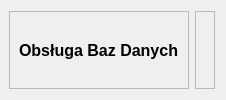
        <widget class="QWidget" name="header" native="true">
         <layout class="QHBoxLayout" name="horizontalLayout_4">
          <property name="leftMargin">
           <number>9</number>
          </property>
          <item alignment="Qt::AlignLeft">
           <widget class="QFrame" name="frame_3">
            <property name="frameShape">
             <enum>QFrame::StyledPanel</enum>
            </property>
            <property name="frameShadow">
             <enum>QFrame::Raised</enum>
            </property>
            <layout class="QHBoxLayout" name="horizontalLayout_5">
             <item>
              <widget class="QLabel" name="label">
               <property name="font">
                <font>
                 <pointsize>12</pointsize>
                 <bold>true</bold>
                </font>
               </property>
               <property name="text">
                <string>Obsługa Baz Danych</string>
               </property>
              </widget>
             </item>
            </layout>
           </widget>
          </item>
          <item>
           <widget class="QFrame" name="frame_5">
            <property name="frameShape">
             <enum>QFrame::StyledPanel</enum>
            </property>
            <property name="frameShadow">
             <enum>QFrame::Raised</enum>
            </property>
            <layout class="QHBoxLayout" name="horizontalLayout_3"/>
           </widget>
          </item>
         </layout>
        </widget>
